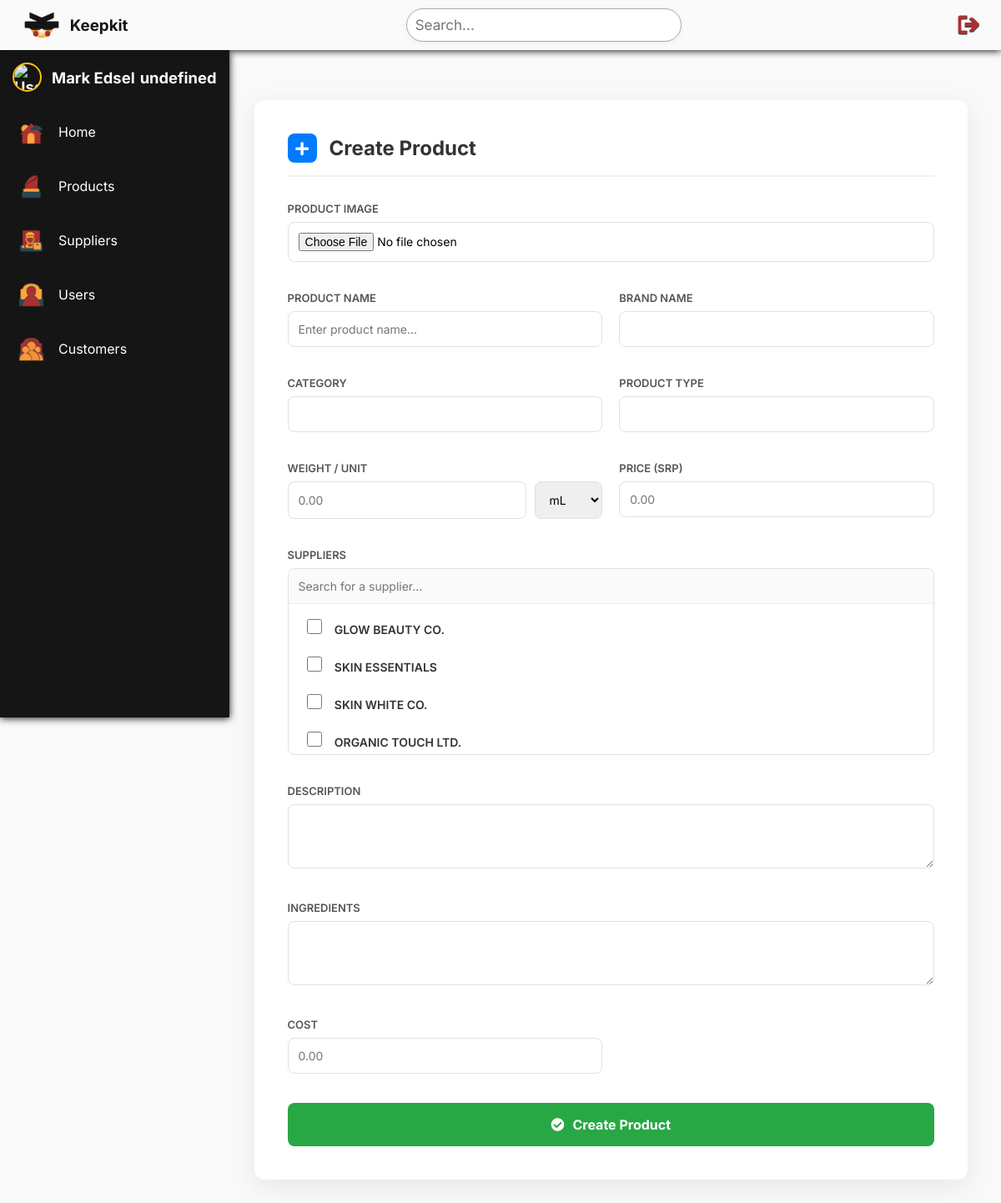
/add_product.php (signed in), run on the app's committed database.
### tables this page shows
CREATE TABLE `suppliers` (
  `supplier_id` int(11) NOT NULL,
  `supplier_name` varchar(255) NOT NULL,
  `email` varchar(255) NOT NULL,
  `phone` bigint(20) NOT NULL,
  `supplier_address` varchar(225) NOT NULL,
  `created_by` int(11) NOT NULL,
  `created_at` date NOT NULL,
  `updated_at` date NOT NULL
);

### database/get_suppliers.php (called while the page is built)
<?php
include('connect.php');
try {
    $sql = "SELECT supplier_id, supplier_name FROM suppliers";
    $stmt = $conn->prepare($sql);
    $stmt->execute();
    $suppliers = $stmt->fetchAll(PDO::FETCH_ASSOC);
    return $suppliers;
} catch (PDOException $e) {
    return [];
}
?>

### add_product.php (the view, shortened to what this page needs)
<!DOCTYPE html>
<html lang="en">
<head>
    <link rel="stylesheet" href="home.css"/>
    <link rel="stylesheet" href="https://cdnjs.cloudflare.com/ajax/libs/font-awesome/5.15.4/css/all.min.css">
    <link rel="stylesheet" href="products.css"/>
</head>
<body>
    <header>
        <a href="index.php" id="navbar__logo">
            <img src="images/KeepkitSubmark.png" alt="Keepkit" height="50px">
            <h3>&nbsp;&nbsp;Keepkit</h3>
        </a>
        <div class="search-container">
            <input type="search" id="searchInput" placeholder="Search..." autocomplete="off">
        </div>
        <div class="right-element">
            <a href="database/logout.php"><img src="images/iconLogout.png"></a>
        </div>
    </header>
    <div class="page" id="page">
        <?php include('sidebar.php'); ?>
        <main class="main">
            <section id="productsPage" class="active">
                <div class="container">
                    <div class="header">
                        <span class="plus-icon"><i class="fas fa-plus"></i></span> Create Product
                    </div>
                    <form action="database/add_products.php" method="POST" enctype="multipart/form-data">
                        <div class="form-grid">
                            <div class="form-group full-width">
                                <label for="product_image">Product Image</label>
                                <input type="file" id="product_image" name="img">
                            </div>
                            <div class="form-group">
                                <label for="productName">Product Name</label>
                                <input type="text" id="productName" name="product_name" placeholder="Enter product name..." required>
                            </div>
                            <div class="form-group">
                                <label for="brandName">Brand Name</label>
                                <input type="text" id="brandName" name="brand_name">
                            </div>
                            <div class="form-group">
                                <label for="category">Category</label>
                                <input type="text" id="category" name="category">
                            </div>
                            <div class="form-group">
                                <label for="productType">Product Type</label>
                                <input type="text" id="productType" name="product_type">
                            </div>
                            <div class="form-group">
                                <label for="weight">Weight / Unit</label>
                                <div style="display: flex; gap: 10px;">
                                    <input type="number" id="weight" name="weight" step="any" placeholder="0.00">
                                    <select name="choose" style="width: 100px;">
                                        <option value="mL">mL</option>
                                    </select>
                                </div>
                            </div>
                            <div class="form-group">
                                <label for="price">Price (SRP)</label>
                                <input type="number" id="price" name="price" step="any" placeholder="0.00">
                            </div>
                            <div class="form-group full-width">
                                <label>Suppliers</label>
                                <div class="supplier-selection-container">
                                    <input type="text" id="supplierSearchInput" placeholder="Search for a supplier..." onkeyup="filterSuppliers()">
                                    <div class="supplier-scroll-area" id="supplierList">
                                        <?php
                                            include('database/connect.php');
                                            $suppliers = include('database/get_suppliers.php');
                                            if ($suppliers) {
                                                foreach ($suppliers as $supplier) {
                                                    echo '<label class="supplier-option">
                                                            <input type="checkbox" name="suppliers[]" value="'.htmlspecialchars($supplier['supplier_id']).'">
                                                            <span>'.htmlspecialchars($supplier['supplier_name']).'</span>
                                                          </label>';
                                                }
                                            }
                                        ?>
                                    </div>
                                </div>
                            </div>
                            <div class="form-group full-width">
                                <label for="description">Description</label>
                                <textarea id="description" name="description" rows="3"></textarea>
                            </div>
                            <div class="form-group full-width">
                                <label for="ingredients">Ingredients</label>
                                <textarea id="ingredients" name="ingredients" rows="3"></textarea>
                            </div>
                            <div class="form-group">
                                <label for="cost">Cost</label>
                                <input type="number" id="cost" name="cost" step="any" placeholder="0.00">
                            </div>
                        </div>
                        <button type="submit" class="create-button">
                            <i class="fas fa-check-circle"></i> Create Product
                        </button>
                    </form>
                </div>
            </section>
        </main>
    </div>
</body>
</html>

### home.css (style rules this page uses)
* { margin: 0; padding: 0; box-sizing: border-box; font-family: 'Inter', sans-serif; }
html { margin: 0; padding: 0; height: 100%; background-color: #f3f3f3; display: flex; flex-direction: column; }
#navbar__logo { color: #151515; font-weight: 800; display: flex; align-items: center; justify-content: center; text-decoration: none; padding: 25px; }
.right-element a { display: flex; list-style: none; height: 40px; padding-right: 20px; padding-left: 15px; }
header { background: #fafafa; margin: 0; height: 60px; display: flex; justify-content:space-between; align-items: center; position: sticky; z-index: 999; top: 0; filter: drop-shadow(0px 1px 5px #151515); }
.page { flex: 1; background-color: #f9f9f9; display: flex; }
.main { flex: 1; padding: 40px 40px 40px 30px; display: flex; flex-direction: column; align-items: center; justify-content: flex-start; overflow-y: auto; }
#homePage, #dashboardPage, #productsPage { width: 100%; display: none; }
#homePage.active, #dashboardPage.active, #productsPage.active { display: block; }
.search-container { position: relative; display: block; margin: auto 0; align-items: center; justify-content: center; width: auto; }
#searchInput { height: 40px; width: 330px; margin: auto 0; border-radius: 50px; font-size: 17px; padding-left: 10px; border: 0.5px solid #aaa; transition: all 0.3s ease; box-shadow: 0 2px 6px rgba(0,0,0,0.05); }

### products.css (style rules this page uses)
.page { flex: 1; background-color: #f9f9f9; display: flex; }

### add_product.php (style rules this page uses)
#productsPage .container { background-color: #ffffff; padding: 40px; border-radius: 12px; box-shadow: 0 8px 30px rgba(0, 0, 0, 0.08); max-width: 900px; margin: 20px auto; }
.header { display: flex; align-items: center; font-size: 24px; font-weight: bold; color: #333; margin-bottom: 30px; padding-bottom: 15px; border-bottom: 2px solid #f0f0f0; }
.plus-icon { font-size: 18px; margin-right: 15px; background-color: #007bff; color: white; border-radius: 8px; width: 35px; height: 35px; display: flex; justify-content: center; align-items: center; }
.form-grid { display: grid; grid-template-columns: 1fr 1fr; gap: 20px; }
.form-group { margin-bottom: 15px; }
.full-width { grid-column: span 2; }
.form-group label { display: block; font-weight: 600; margin-bottom: 8px; color: #555; font-size: 13px; text-transform: uppercase; }
.form-group input, .form-group textarea, .form-group select { width: 100%; padding: 12px; border: 1.5px solid #e1e1e1; border-radius: 8px; font-size: 14px; box-sizing: border-box; transition: all 0.3s; }
.supplier-selection-container { border: 1.5px solid #e1e1e1; border-radius: 8px; overflow: hidden; background: #fff; }
#supplierSearchInput { border: none; border-bottom: 1px solid #eee; border-radius: 0; background: #fafafa; margin-bottom: 0; }
.supplier-scroll-area { max-height: 180px; overflow-y: auto; padding: 10px; }
.supplier-option { display: flex; align-items: center; padding: 8px 12px; cursor: pointer; border-radius: 6px; transition: 0.2s; }
.supplier-option input[type="checkbox"] { width: 18px; height: 18px; margin-right: 12px; cursor: pointer; }
.supplier-option span { font-size: 14px; color: #333; }
.create-button { background-color: #28a745; color: white; padding: 16px; border: none; border-radius: 8px; font-size: 16px; font-weight: bold; cursor: pointer; transition: 0.3s; width: 100%; margin-top: 20px; display: flex; justify-content: center; align-items: center; gap: 10px; }

### data on the page
suppliers: supplier_name "GLOW BEAUTY CO."
suppliers: supplier_name "SKIN ESSENTIALS"
suppliers: supplier_name "SKIN WHITE CO."
suppliers: supplier_name "ORGANIC TOUCH LTD."

### other printed values
$user['first_name'] "Mark Edsel"
$user['last_name'] "undefined"
